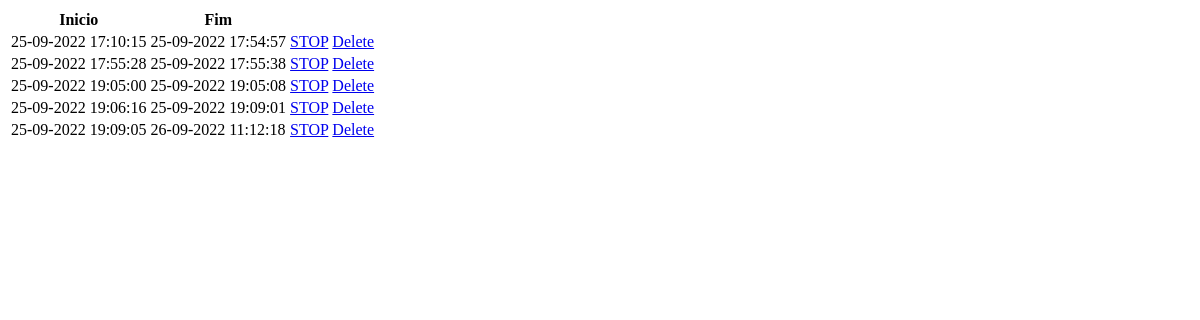
The page /times/lista/1 on the database as committed earlier.
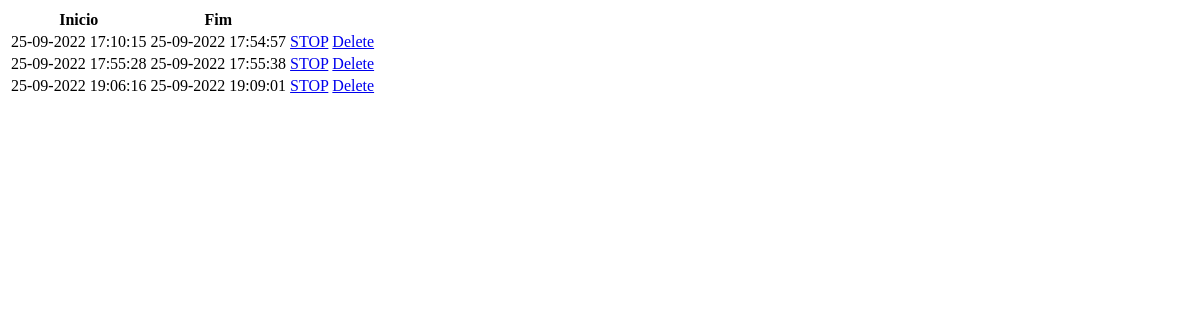
The same page on the database as committed later.
### projetos/models.py (models this page shows, shortened)
class TaskTime(db.Model):
    id = db.Column(db.Integer, primary_key=True)
    start_time = db.Column(db.DateTime, nullable=False)
    end_time = db.Column(db.DateTime)
    task_id = db.Column(db.Integer, db.ForeignKey('task.id'),
        nullable=False)

### projetos/vw_time.py (the view)
@bp.route("/times/lista/<int:task_id>", methods=("GET", ))
def lista(task_id=None):
    query = TaskTime.query.options(joinedload('time'))
    if task_id:
        lista = TaskTime.query.filter_by(task_id=task_id).all()
    else:
        lista = TaskTime.query.all()
    return render_template("projetos/tarefas/tempo/lista.html"
    , lista=lista
    )

### templates/projetos/tarefas/tempo/lista.html
<div class="table-responsive">
    <table class="table table-hover table-striped">
        <tr>
            <th>Inicio</th><th>Fim</th><th></th>
        </tr>
        {% for l in lista: %}
        <tr>
            <td>{{ l.start_time.strftime("%d-%m-%Y %H:%M:%S") if l.start_time else "" }}</td>
            <td>{{ l.end_time.strftime("%d-%m-%Y %H:%M:%S") if l.end_time else ""  }}</td>
            <td>
                <a href="{{ url_for("time.stop", task_id=l.task_id, id=l.id) }}" class="btn btn-danger btn-small btn-stop {{"disabled" if not open_task or open_task.task_id!=l.id else ""}}" >STOP</a>
                <a href="{{ url_for("time.delete", id=l.id) }}">Delete</a>
            </td>
        </tr>
        {% endfor %}
    </table>
</div>

Rows that differ between the two databases and show on the page:
removed TaskTime: start_time "25-09-2022 19:05:00", end_time "25-09-2022 19:05:08"
removed TaskTime: start_time "25-09-2022 19:09:05", end_time "26-09-2022 11:12:18"
